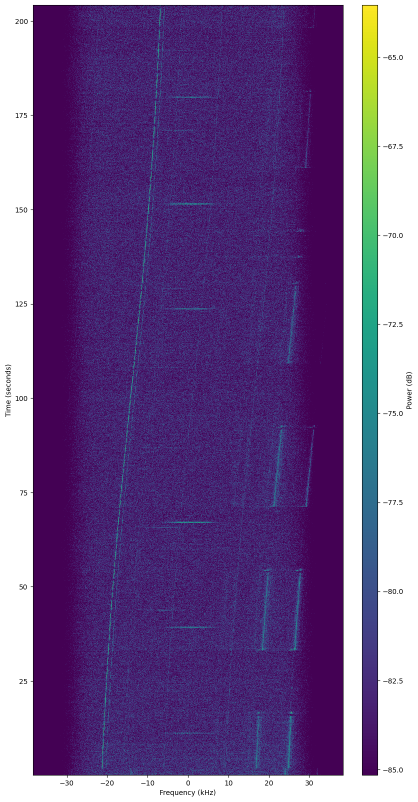
#> input picture tests/fixtures/waterfall_836px_client_v2.3.png, 836 x 1603 px, found by its file name (shown at 1/2 size)
$ python _inspect_fixtures.py
#> lines starting #> are read from the running program, lines starting #| are printed output that depends on the picture; after the words box and inside, x2 and y2 are one past the last pixel; in counts of white or black regions, pixels touching at a corner belong together
"""Inspect the two fixture images to understand layout."""
import numpy as np
from PIL import Image

for name, path in [
    ("836px v2.3", "tests/fixtures/waterfall_836px_client_v2.3.png"),
    ("832px 2.1.2", "tests/fixtures/waterfall_832px_client_2.1.2.png"),
]:
    img = Image.open(path)
#> img is the input picture: PIL image 836x1603 RGBA; mean R, G, B, A 114.1, 86.7, 141.3, 255
    print(f"{name}: mode={img.mode}, size={img.size}")
#| 836px v2.3: mode=RGBA, size=(836, 1603)
    arr = np.array(img.convert("RGB")).astype(int)
    h, w, _ = arr.shape
#> h = 1603; w = 836
    non_white = arr.sum(axis=2) < 700
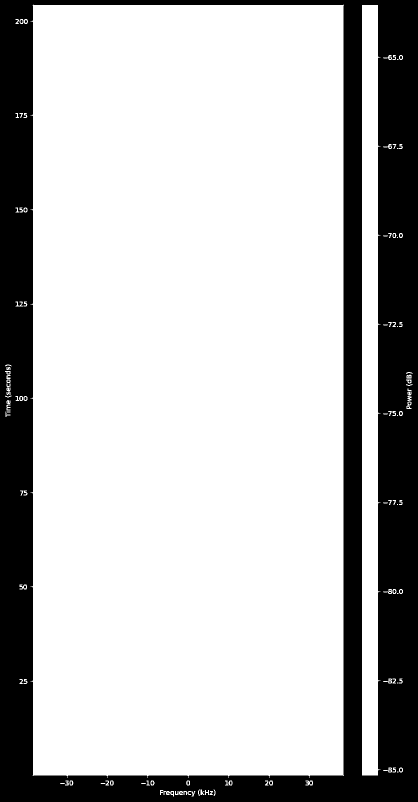
#> non_white: shape (1603, 836) bool (shown at 1/2 size); 75.4% white; 43 black regions (33 under 20 px), largest, box (x1, y1, x2, y2) and area: (0, 0, 836, 1603) 328798, (41, 40, 45, 46) 20, (800, 112, 804, 118) 20
    col_sum = non_white.sum(axis=0)
#> col_sum = 836 values, max 1556 at index 295, min 0 at index 0, mean 1209.1

    # find column runs with > 50% non-white pixels
    heavy = np.where(col_sum > h * 0.5)[0]
#> heavy = 653 values from 66 to 755
    if len(heavy):
        print(f"  heavy col range: {heavy[0]}..{heavy[-1]}")
#|   heavy col range: 66..755

    # find columns with ANY non-white pixel (>0)
    any_nonwhite = np.where(col_sum > 0)[0]
#> any_nonwhite = 752 values from 10 to 824
    if len(any_nonwhite):
        print(f"  any-nonwhite range: {any_nonwhite[0]}..{any_nonwhite[-1]}")
#|   any-nonwhite range: 10..824

    # check x=700..w for colorbar
    for x in range(700, w):
        cnt = col_sum[x]
        if cnt > 10:
            print(f"  nonwhite col at x={x}: count={cnt}")
#> this loop made 136 passes
#> cnt on passes 1 to 12: 0, 0, 0, 0, 0, 0, 0, 0, 0, 0, 0, 0
#|   nonwhite col at x=724: count=1541
#|   nonwhite col at x=725: count=1541
#|   nonwhite col at x=726: count=1541
#|   nonwhite col at x=727: count=1541
#|   nonwhite col at x=728: count=1541
#|   nonwhite col at x=729: count=1541
#|   nonwhite col at x=730: count=1541
#|   nonwhite col at x=731: count=1541
#> (further printed lines are left out)

    # find tick region (a few rows below the plot bottom)
    row_sum = non_white.sum(axis=1)
#> row_sum = 1603 values, max 689 at index 1362, min 0 at index 0, mean 630.6
    heavy_rows = np.where(row_sum > w * 0.3)[0]
#> heavy_rows = 1541 values from 10 to 1550
    if len(heavy_rows):
        plot_y0, plot_y1 = int(heavy_rows[0]), int(heavy_rows[-1])
#> plot_y0 = 10; plot_y1 = 1550
        print(f"  plot_y range: {plot_y0}..{plot_y1}")
#|   plot_y range: 10..1550
        # look at tick band
        tick_band = arr[plot_y1+1:plot_y1+10]
        print(f"  tick band shape: {tick_band.shape}")
#|   tick band shape: (9, 836, 3)
        # columns that are dark in tick band
        tick_dark = (tick_band.sum(axis=2) < 400).sum(axis=0)
#> tick_dark = 836 values, max 5 at index 134, min 0 at index 0, mean 0.0419
        tick_cols = np.where(tick_dark >= 3)[0]
#> tick_cols = [134, 214, 295, 376, 457, 538, 618]
        print(f"  dark tick cols: {tick_cols[:20]}")
#|   dark tick cols: [134 214 295 376 457 538 618]

    print()
#> pass 2 of the loop `for name, path in [`:
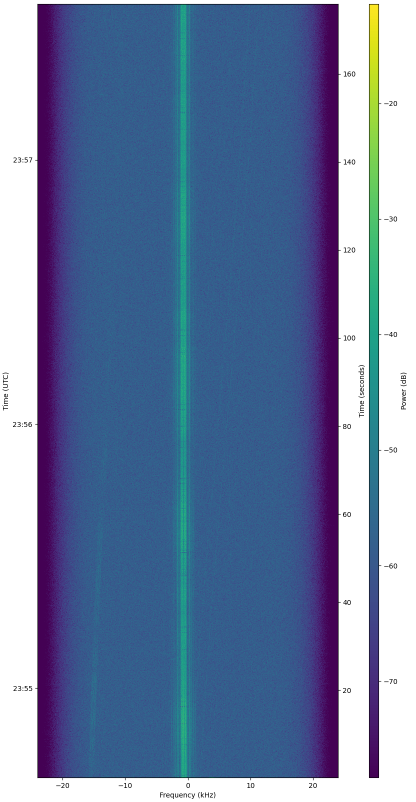
#> input picture tests/fixtures/waterfall_832px_client_2.1.2.png, 832 x 1603 px, found by its file name (shown at 1/2 size)
#> img is the input picture: PIL image 832x1603 RGBA; mean R, G, B, A 110.7, 129.1, 164.9, 255
#| 832px 2.1.2: mode=RGBA, size=(832, 1603)
#> arr: shape (1603, 832, 3) int64
#> `non_white = arr.sum(axis=2) < 700`:
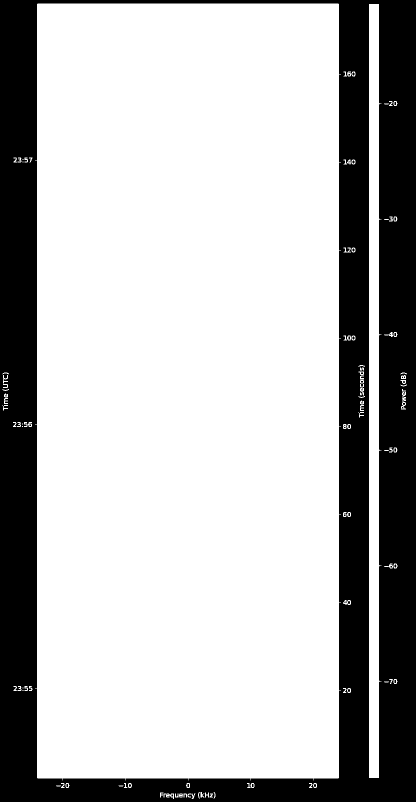
#> non_white: shape (1603, 832) bool (shown at 1/2 size); 72.8% white; 44 black regions (36 under 20 px), largest, box (x1, y1, x2, y2) and area: (0, 0, 832, 1603) 361616, (705, 145, 709, 151) 20, (705, 321, 709, 327) 20
#> col_sum = 832 values, max 1565 at index 373, min 0 at index 0, mean 1167.7
#> heavy = 624 values from 74 to 757
#|   heavy col range: 74..757
#> any_nonwhite = 763 values from 5 to 813
#|   any-nonwhite range: 5..813
#> the loop `for x in range(700, w):` made 132 passes
#> cnt on passes 1 to 8: 76, 41, 0, 22, 32, 24, 16, 16
#> (printed output is left out)
#> row_sum = 1603 values, max 668 at index 852, min 0 at index 0, mean 606.1
#> heavy_rows = 1550 values from 7 to 1556
#> plot_y0 = 7; plot_y1 = 1556
#|   plot_y range: 7..1556
#|   tick band shape: (9, 832, 3)
#> tick_dark = 832 values, max 4 at index 125, min 0 at index 0, mean 0.024
#> tick_cols = [125, 250, 376, 501, 626]
#|   dark tick cols: [125 250 376 501 626]
